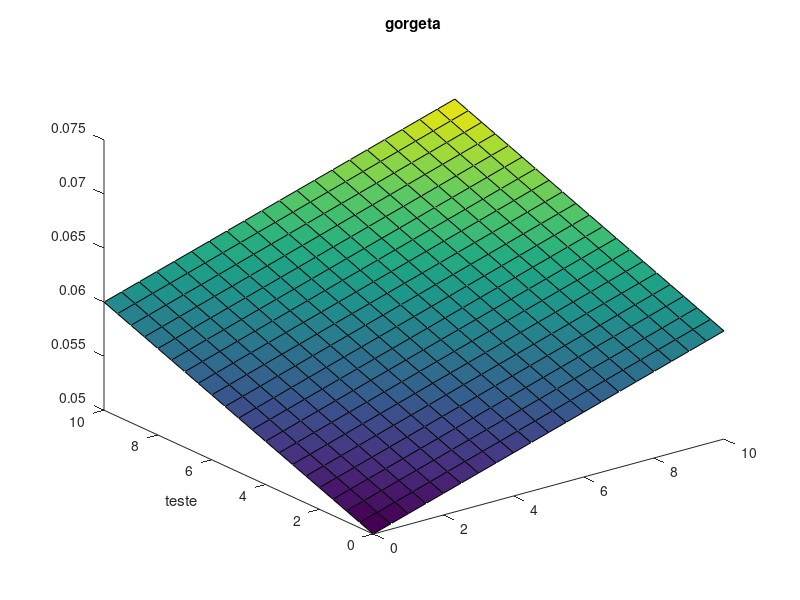

Reproduce this figure in MATLAB.
s = [0:0.5:10]; % vetor de notas de serviço
c = [0:0.5:10]; % notas da comida
[serv,com] = meshgrid(s,c); % junção dos dois vetores
g1 = ((0.02/20) * (serv + com)) + 0.05; %função gorgeta
surf(serv,com,g1), grid, title('gorgeta'), ylabel('teste')

